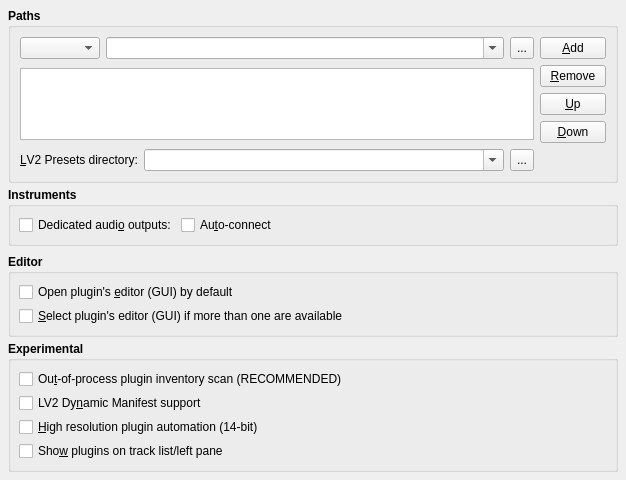
     <widget class="QWidget" name="PluginsTabPage">
      <attribute name="title">
       <string>&amp;Plugins</string>
      </attribute>
      <layout class="QVBoxLayout">
       <property name="spacing">
        <number>4</number>
       </property>
       <property name="margin">
        <number>8</number>
       </property>
       <item>
        <widget class="QGroupBox" name="PluginsPathsGroupBox">
         <property name="font">
          <font>
           <weight>75</weight>
           <bold>true</bold>
          </font>
         </property>
         <property name="title">
          <string>Paths</string>
         </property>
         <property name="flat">
          <bool>true</bool>
         </property>
         <layout class="QGridLayout">
          <item row="0" column="0" colspan="2">
           <layout class="QHBoxLayout">
            <item>
             <widget class="QComboBox" name="PluginTypeComboBox">
              <property name="maximumSize">
               <size>
                <width>80</width>
                <height>16777215</height>
               </size>
              </property>
              <property name="font">
               <font>
                <weight>50</weight>
                <bold>false</bold>
               </font>
              </property>
              <property name="toolTip">
               <string>Plugin type</string>
              </property>
             </widget>
            </item>
            <item>
             <widget class="QComboBox" name="PluginPathComboBox">
              <property name="minimumSize">
               <size>
                <width>320</width>
                <height>0</height>
               </size>
              </property>
              <property name="font">
               <font>
                <weight>50</weight>
                <bold>false</bold>
               </font>
              </property>
              <property name="toolTip">
               <string>Plugin path</string>
              </property>
              <property name="editable">
               <bool>true</bool>
              </property>
             </widget>
            </item>
            <item>
             <widget class="QToolButton" name="PluginPathBrowseToolButton">
              <property name="minimumSize">
               <size>
                <width>22</width>
                <height>22</height>
               </size>
              </property>
              <property name="maximumSize">
               <size>
                <width>24</width>
                <height>24</height>
               </size>
              </property>
              <property name="font">
               <font>
                <weight>50</weight>
                <bold>false</bold>
               </font>
              </property>
              <property name="toolTip">
               <string>Browse plugin path</string>
              </property>
              <property name="text">
               <string>...</string>
              </property>
              <property name="icon">
               <iconset resource="qtractor.qrc">:/images/fileOpen.png</iconset>
              </property>
             </widget>
            </item>
            <item>
             <widget class="QToolButton" name="PluginPathAddToolButton">
              <property name="minimumSize">
               <size>
                <width>66</width>
                <height>22</height>
               </size>
              </property>
              <property name="maximumSize">
               <size>
                <width>60</width>
                <height>24</height>
               </size>
              </property>
              <property name="font">
               <font>
                <weight>50</weight>
                <bold>false</bold>
               </font>
              </property>
              <property name="toolTip">
               <string>Add plugin path</string>
              </property>
              <property name="text">
               <string>&amp;Add</string>
              </property>
              <property name="toolButtonStyle">
               <enum>Qt::ToolButtonTextBesideIcon</enum>
              </property>
             </widget>
            </item>
           </layout>
          </item>
          <item row="1" column="0" rowspan="3">
           <widget class="QListWidget" name="PluginPathListWidget">
            <property name="maximumSize">
             <size>
              <width>32767</width>
              <height>72</height>
             </size>
            </property>
            <property name="font">
             <font>
              <weight>50</weight>
              <bold>false</bold>
             </font>
            </property>
            <property name="statusTip">
             <string>Plugin paths</string>
            </property>
            <property name="alternatingRowColors">
             <bool>true</bool>
            </property>
            <property name="selectionBehavior">
             <enum>QAbstractItemView::SelectRows</enum>
            </property>
            <property name="uniformItemSizes">
             <bool>true</bool>
            </property>
           </widget>
          </item>
          <item row="1" column="1">
           <widget class="QToolButton" name="PluginPathRemoveToolButton">
            <property name="minimumSize">
             <size>
              <width>66</width>
              <height>22</height>
             </size>
            </property>
            <property name="maximumSize">
             <size>
              <width>60</width>
              <height>24</height>
             </size>
            </property>
            <property name="font">
             <font>
              <weight>50</weight>
              <bold>false</bold>
             </font>
            </property>
            <property name="toolTip">
             <string>Remove plugin path</string>
            </property>
            <property name="text">
             <string>&amp;Remove</string>
            </property>
            <property name="toolButtonStyle">
             <enum>Qt::ToolButtonTextBesideIcon</enum>
            </property>
           </widget>
          </item>
          <item row="2" column="1">
           <widget class="QToolButton" name="PluginPathUpToolButton">
            <property name="minimumSize">
             <size>
              <width>66</width>
              <height>22</height>
             </size>
            </property>
            <property name="maximumSize">
             <size>
              <width>60</width>
              <height>24</height>
             </size>
            </property>
            <property name="font">
             <font>
              <weight>50</weight>
              <bold>false</bold>
             </font>
            </property>
            <property name="toolTip">
             <string>Move up path</string>
            </property>
            <property name="text">
             <string>&amp;Up</string>
            </property>
            <property name="toolButtonStyle">
             <enum>Qt::ToolButtonTextBesideIcon</enum>
            </property>
           </widget>
          </item>
          <item row="3" column="1">
           <widget class="QToolButton" name="PluginPathDownToolButton">
            <property name="minimumSize">
             <size>
              <width>66</width>
              <height>22</height>
             </size>
            </property>
            <property name="maximumSize">
             <size>
              <width>60</width>
              <height>24</height>
             </size>
            </property>
            <property name="font">
             <font>
              <weight>50</weight>
              <bold>false</bold>
             </font>
            </property>
            <property name="toolTip">
             <string>Move up path</string>
            </property>
            <property name="text">
             <string>&amp;Down</string>
            </property>
            <property name="toolButtonStyle">
             <enum>Qt::ToolButtonTextBesideIcon</enum>
            </property>
           </widget>
          </item>
          <item row="4" column="0">
           <layout class="QHBoxLayout">
            <item>
             <widget class="QLabel" name="Lv2PresetDirLabel">
              <property name="font">
               <font>
                <weight>50</weight>
                <bold>false</bold>
               </font>
              </property>
              <property name="text">
               <string>&amp;LV2 Presets directory:</string>
              </property>
              <property name="buddy">
               <cstring>Lv2PresetDirComboBox</cstring>
              </property>
             </widget>
            </item>
            <item>
             <widget class="QComboBox" name="Lv2PresetDirComboBox">
              <property name="minimumSize">
               <size>
                <width>360</width>
                <height>0</height>
               </size>
              </property>
              <property name="font">
               <font>
                <weight>50</weight>
                <bold>false</bold>
               </font>
              </property>
              <property name="toolTip">
               <string>LV2 Presets directory (default: ~/.lv2)</string>
              </property>
              <property name="editable">
               <bool>true</bool>
              </property>
             </widget>
            </item>
            <item>
             <widget class="QToolButton" name="Lv2PresetDirToolButton">
              <property name="minimumSize">
               <size>
                <width>22</width>
                <height>22</height>
               </size>
              </property>
              <property name="maximumSize">
               <size>
                <width>24</width>
                <height>24</height>
               </size>
              </property>
              <property name="font">
               <font>
                <weight>50</weight>
                <bold>false</bold>
               </font>
              </property>
              <property name="toolTip">
               <string>Browse LV2 Presets directory</string>
              </property>
              <property name="text">
               <string>...</string>
              </property>
              <property name="icon">
               <iconset resource="qtractor.qrc">:/images/fileOpen.png</iconset>
              </property>
             </widget>
            </item>
           </layout>
          </item>
         </layout>
        </widget>
       </item>
       <item>
        <widget class="QGroupBox" name="PluginsInstrumentsGroupBox">
         <property name="font">
          <font>
           <weight>75</weight>
           <bold>true</bold>
          </font>
         </property>
         <property name="title">
          <string>Instruments</string>
         </property>
         <property name="flat">
          <bool>true</bool>
         </property>
         <layout class="QGridLayout">
          <property name="margin">
           <number>8</number>
          </property>
          <property name="spacing">
           <number>4</number>
          </property>
          <item row="0" column="0">
           <widget class="QCheckBox" name="AudioOutputBusCheckBox">
            <property name="font">
             <font>
              <weight>50</weight>
              <bold>false</bold>
             </font>
            </property>
            <property name="toolTip">
             <string>Whether to have separate audio output ports</string>
            </property>
            <property name="text">
             <string>Dedicated audi&amp;o outputs:</string>
            </property>
           </widget>
          </item>
          <item row="0" column="1">
           <widget class="QCheckBox" name="AudioOutputAutoConnectCheckBox">
            <property name="font">
             <font>
              <weight>50</weight>
              <bold>false</bold>
             </font>
            </property>
            <property name="toolTip">
             <string>Whether to auto-connect dedicated audio output ports</string>
            </property>
            <property name="text">
             <string>Au&amp;to-connect</string>
            </property>
           </widget>
          </item>
          <item row="0" column="2">
           <spacer>
            <property name="orientation">
             <enum>Qt::Horizontal</enum>
            </property>
            <property name="sizeHint">
             <size>
              <width>20</width>
              <height>20</height>
             </size>
            </property>
           </spacer>
          </item>
         </layout>
        </widget>
       </item>
       <item>
        <spacer>
         <property name="orientation">
          <enum>Qt::Vertical</enum>
         </property>
         <property name="sizeHint">
          <size>
           <width>20</width>
           <height>4</height>
          </size>
         </property>
        </spacer>
       </item>
       <item>
        <widget class="QGroupBox" name="PluginsEditorGroupBox">
         <property name="font">
          <font>
           <weight>75</weight>
           <bold>true</bold>
          </font>
         </property>
         <property name="title">
          <string>Editor</string>
         </property>
         <property name="flat">
          <bool>true</bool>
         </property>
         <layout class="QGridLayout">
          <property name="margin">
           <number>8</number>
          </property>
          <property name="spacing">
           <number>4</number>
          </property>
          <item row="0" column="0" colspan="3">
           <widget class="QCheckBox" name="OpenEditorCheckBox">
            <property name="font">
             <font>
              <weight>50</weight>
              <bold>false</bold>
             </font>
            </property>
            <property name="toolTip">
             <string>Whether to open plugin's editor (GUI) by default</string>
            </property>
            <property name="text">
             <string>Open plugin's &amp;editor (GUI) by default</string>
            </property>
           </widget>
          </item>
          <item row="1" column="0" colspan="3">
           <widget class="QCheckBox" name="QueryEditorTypeCheckBox">
            <property name="font">
             <font>
              <weight>50</weight>
              <bold>false</bold>
             </font>
            </property>
            <property name="toolTip">
             <string>Whether to select plugin's editor (GUI) if more than one are available</string>
            </property>
            <property name="text">
             <string>&amp;Select plugin's editor (GUI) if more than one are available</string>
            </property>
           </widget>
          </item>
         </layout>
        </widget>
       </item>
       <item>
        <widget class="QGroupBox" name="PluginsExperimentalGroupBox">
         <property name="font">
          <font>
           <weight>75</weight>
           <bold>true</bold>
          </font>
         </property>
         <property name="title">
          <string>Experimental</string>
         </property>
         <property name="flat">
          <bool>true</bool>
         </property>
         <layout class="QGridLayout">
          <property name="margin">
           <number>8</number>
          </property>
          <property name="spacing">
           <number>4</number>
          </property>
          <item row="0" column="0" colspan="3">
           <widget class="QCheckBox" name="DummyPluginScanCheckBox">
            <property name="font">
             <font>
              <weight>50</weight>
              <bold>false</bold>
             </font>
            </property>
            <property name="toolTip">
             <string>Whether to use out-of-process plugin inventory scan and cache for persistence</string>
            </property>
            <property name="text">
             <string>Ou&amp;t-of-process plugin inventory scan (RECOMMENDED)</string>
            </property>
           </widget>
          </item>
          <item row="1" column="0" colspan="3">
           <widget class="QCheckBox" name="Lv2DynManifestCheckBox">
            <property name="font">
             <font>
              <weight>50</weight>
              <bold>false</bold>
             </font>
            </property>
            <property name="toolTip">
             <string>Whether LV2 Dynamic Manifest plugins are supported</string>
            </property>
            <property name="text">
             <string>LV2 Dy&amp;namic Manifest support</string>
            </property>
           </widget>
          </item>
          <item row="2" column="0" colspan="3">
           <widget class="QCheckBox" name="SaveCurve14bitCheckBox">
            <property name="font">
             <font>
              <weight>50</weight>
              <bold>false</bold>
             </font>
            </property>
            <property name="toolTip">
             <string>Whether to save plugin automation with higher resolution (14-bit)</string>
            </property>
            <property name="text">
             <string>&amp;High resolution plugin automation (14-bit)</string>
            </property>
           </widget>
          </item>
          <item row="3" column="0" colspan="3">
           <widget class="QCheckBox" name="TrackListPluginsCheckBox">
            <property name="font">
             <font>
              <weight>50</weight>
              <bold>false</bold>
             </font>
            </property>
            <property name="toolTip">
             <string>Whether to show plugins on track list/left pane</string>
            </property>
            <property name="text">
             <string>Sho&amp;w plugins on track list/left pane</string>
            </property>
           </widget>
          </item>
         </layout>
        </widget>
       </item>
      </layout>
     </widget>
